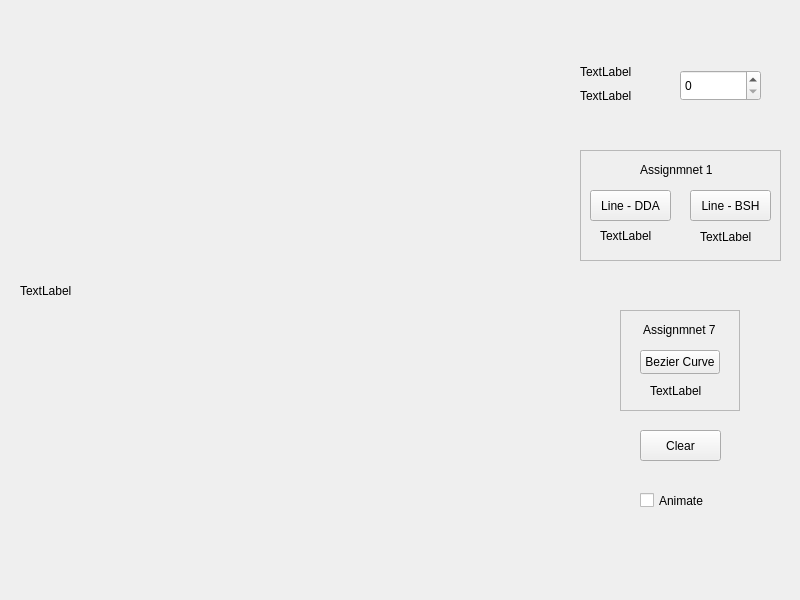
<?xml version="1.0" encoding="UTF-8"?>
<ui version="4.0">
 <class>MainWindow</class>
 <widget class="QMainWindow" name="MainWindow">
  <property name="geometry">
   <rect>
    <x>0</x>
    <y>0</y>
    <width>800</width>
    <height>600</height>
   </rect>
  </property>
  <property name="windowTitle">
   <string>MainWindow</string>
  </property>
  <widget class="QWidget" name="centralwidget">
   <widget class="my_label" name="frame">
    <property name="geometry">
     <rect>
      <x>20</x>
      <y>40</y>
      <width>511</width>
      <height>501</height>
     </rect>
    </property>
    <property name="minimumSize">
     <size>
      <width>49</width>
      <height>0</height>
     </size>
    </property>
    <property name="text">
     <string>TextLabel</string>
    </property>
   </widget>
   <widget class="QLabel" name="mouse_movement">
    <property name="geometry">
     <rect>
      <x>580</x>
      <y>56</y>
      <width>91</width>
      <height>31</height>
     </rect>
    </property>
    <property name="text">
     <string>TextLabel</string>
    </property>
   </widget>
   <widget class="QLabel" name="mouse_pressed">
    <property name="geometry">
     <rect>
      <x>580</x>
      <y>80</y>
      <width>91</width>
      <height>31</height>
     </rect>
    </property>
    <property name="text">
     <string>TextLabel</string>
    </property>
   </widget>
   <widget class="QPushButton" name="draw_line_dda">
    <property name="geometry">
     <rect>
      <x>590</x>
      <y>190</y>
      <width>81</width>
      <height>31</height>
     </rect>
    </property>
    <property name="text">
     <string>Line - DDA</string>
    </property>
   </widget>
   <widget class="QPushButton" name="clear">
    <property name="geometry">
     <rect>
      <x>640</x>
      <y>430</y>
      <width>81</width>
      <height>31</height>
     </rect>
    </property>
    <property name="text">
     <string>Clear</string>
    </property>
   </widget>
   <widget class="QSpinBox" name="spin_box">
    <property name="geometry">
     <rect>
      <x>680</x>
      <y>70</y>
      <width>81</width>
      <height>31</height>
     </rect>
    </property>
   </widget>
   <widget class="QPushButton" name="draw_line_bresenham">
    <property name="geometry">
     <rect>
      <x>690</x>
      <y>190</y>
      <width>81</width>
      <height>31</height>
     </rect>
    </property>
    <property name="text">
     <string>Line - BSH</string>
    </property>
   </widget>
   <widget class="QLabel" name="line_dda_timer">
    <property name="geometry">
     <rect>
      <x>600</x>
      <y>226</y>
      <width>71</width>
      <height>20</height>
     </rect>
    </property>
    <property name="text">
     <string>TextLabel</string>
    </property>
   </widget>
   <widget class="QLabel" name="line_bresenham_timer">
    <property name="geometry">
     <rect>
      <x>700</x>
      <y>226</y>
      <width>71</width>
      <height>21</height>
     </rect>
    </property>
    <property name="text">
     <string>TextLabel</string>
    </property>
   </widget>
   <widget class="QCheckBox" name="animate_check">
    <property name="geometry">
     <rect>
      <x>640</x>
      <y>490</y>
      <width>76</width>
      <height>21</height>
     </rect>
    </property>
    <property name="text">
     <string>Animate</string>
    </property>
   </widget>
   <widget class="QPushButton" name="draw_bezier">
    <property name="geometry">
     <rect>
      <x>640</x>
      <y>350</y>
      <width>80</width>
      <height>24</height>
     </rect>
    </property>
    <property name="text">
     <string>Bezier Curve</string>
    </property>
   </widget>
   <widget class="QLabel" name="label">
    <property name="geometry">
     <rect>
      <x>640</x>
      <y>160</y>
      <width>91</width>
      <height>20</height>
     </rect>
    </property>
    <property name="text">
     <string>Assignmnet 1</string>
    </property>
   </widget>
   <widget class="QLabel" name="label_2">
    <property name="geometry">
     <rect>
      <x>643</x>
      <y>320</y>
      <width>87</width>
      <height>20</height>
     </rect>
    </property>
    <property name="text">
     <string>Assignmnet 7</string>
    </property>
   </widget>
   <widget class="QFrame" name="frame_2">
    <property name="geometry">
     <rect>
      <x>580</x>
      <y>150</y>
      <width>201</width>
      <height>111</height>
     </rect>
    </property>
    <property name="frameShape">
     <enum>QFrame::Shape::StyledPanel</enum>
    </property>
    <property name="frameShadow">
     <enum>QFrame::Shadow::Raised</enum>
    </property>
   </widget>
   <widget class="QFrame" name="frame_3">
    <property name="geometry">
     <rect>
      <x>620</x>
      <y>310</y>
      <width>120</width>
      <height>101</height>
     </rect>
    </property>
    <property name="frameShape">
     <enum>QFrame::Shape::StyledPanel</enum>
    </property>
    <property name="frameShadow">
     <enum>QFrame::Shadow::Raised</enum>
    </property>
    <widget class="QLabel" name="bezier_timer">
     <property name="geometry">
      <rect>
       <x>30</x>
       <y>70</y>
       <width>71</width>
       <height>21</height>
      </rect>
     </property>
     <property name="text">
      <string>TextLabel</string>
     </property>
    </widget>
   </widget>
   <zorder>frame_3</zorder>
   <zorder>frame_2</zorder>
   <zorder>frame</zorder>
   <zorder>mouse_movement</zorder>
   <zorder>mouse_pressed</zorder>
   <zorder>draw_line_dda</zorder>
   <zorder>clear</zorder>
   <zorder>spin_box</zorder>
   <zorder>draw_line_bresenham</zorder>
   <zorder>line_dda_timer</zorder>
   <zorder>line_bresenham_timer</zorder>
   <zorder>animate_check</zorder>
   <zorder>draw_bezier</zorder>
   <zorder>label</zorder>
   <zorder>label_2</zorder>
  </widget>
  <widget class="QMenuBar" name="menubar">
   <property name="geometry">
    <rect>
     <x>0</x>
     <y>0</y>
     <width>800</width>
     <height>21</height>
    </rect>
   </property>
  </widget>
 </widget>
 <customwidgets>
  <customwidget>
   <class>my_label</class>
   <extends>QLabel</extends>
   <header>my_label.h</header>
  </customwidget>
 </customwidgets>
 <resources/>
 <connections/>
</ui>
